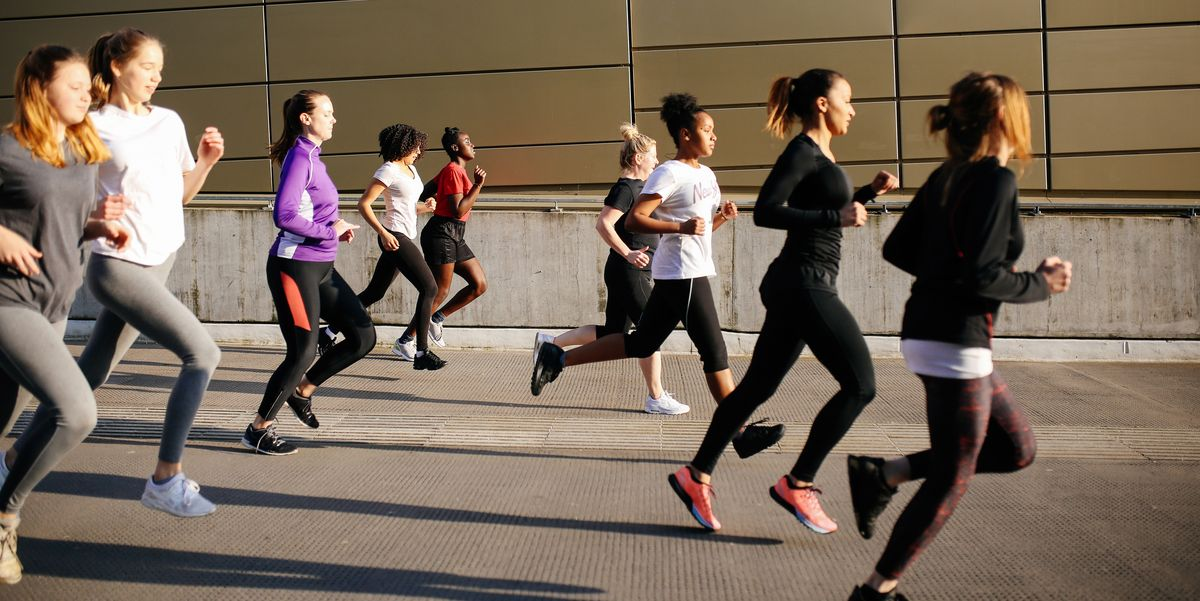
#> input picture RunningStockPhoto.jpeg, 1200 x 601 px
$ jupyter execute 'Edge Detection.ipynb'
#> lines starting #> are read from the running program, lines starting #| are printed output that depends on the picture
[cell 1]
import cv2
import matplotlib.pyplot as plt
import os

# Load Image

[cell 2]
img_path = os.path.join('RunningStockPhoto.jpeg')

[cell 3]
# Read Image
img = cv2.imread(img_path)
#> img is the input picture: shape (601, 1200, 3); mean B, G, R 88, 103, 119.1

[cell 4]
# Image After Recoloring
img_recolor = cv2.cvtColor(img, cv2.COLOR_BGR2RGB)
plt.imshow(img_recolor)

# Apply Canny Edge Detection

[cell 5]
canny = cv2.Canny(img_recolor, threshold1=180, threshold2=300)
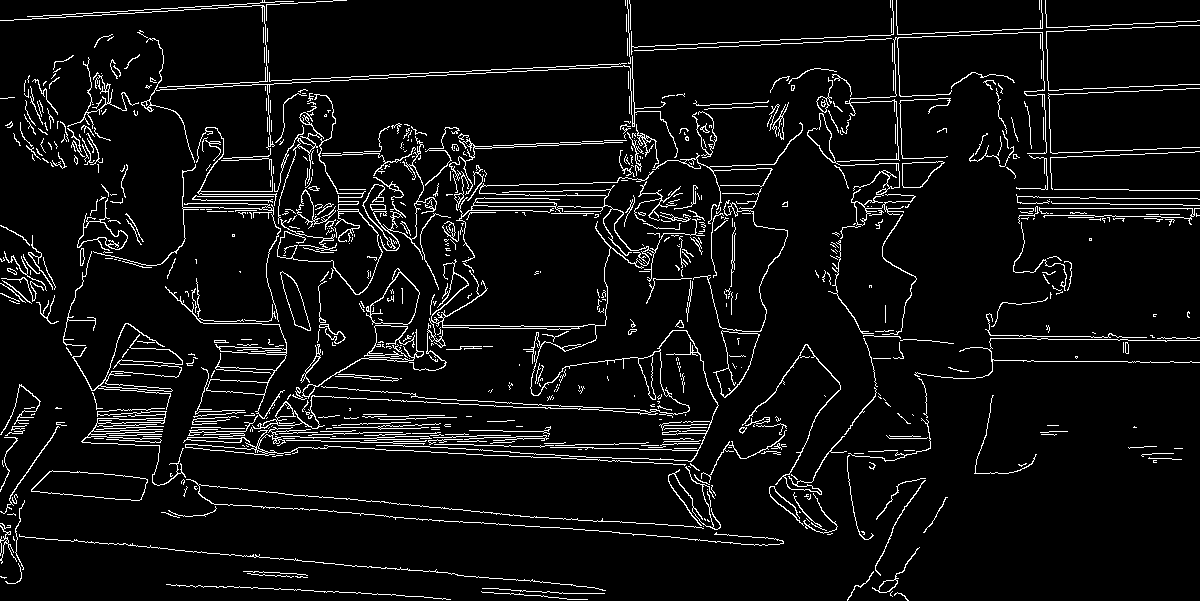
#> canny: shape (601, 1200); 6.2% white in thin lines or dots
plt.imshow(canny)

# Apply Gaussian Blur

[cell 6]
blr = cv2.GaussianBlur(img, (5,5), 0)
canny = cv2.Canny(blr, threshold1=180, threshold2=300)
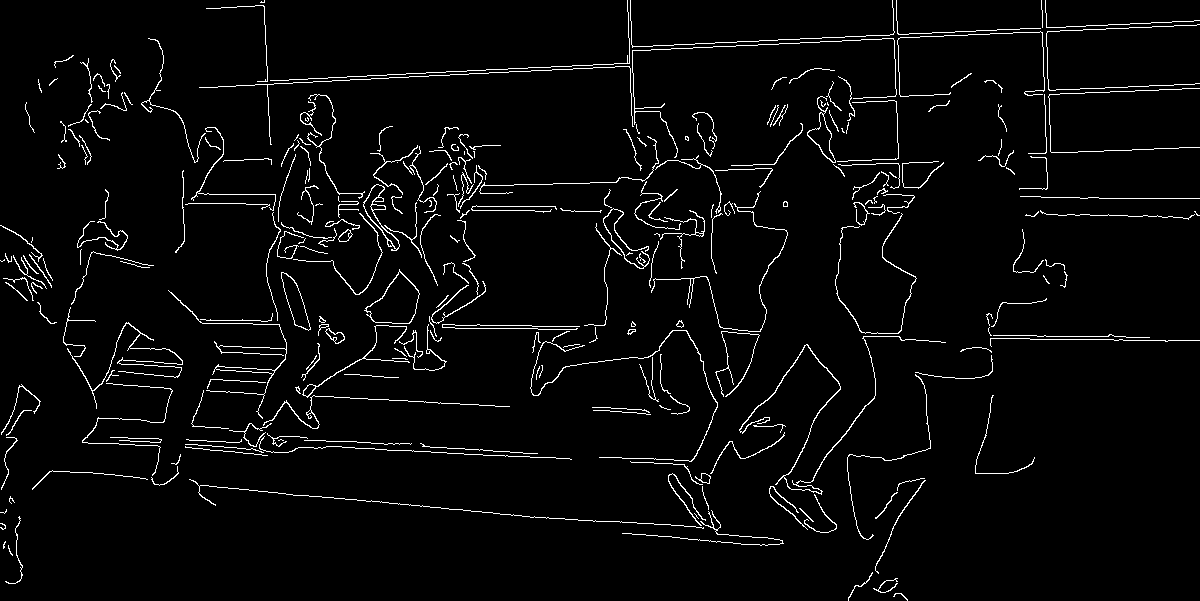
#> canny: shape (601, 1200); 3.5% white in thin lines or dots
plt.imshow(canny)

# Apply Blur and Greyscale

[cell 7]
gry = cv2.cvtColor(img, cv2.COLOR_BGR2GRAY)
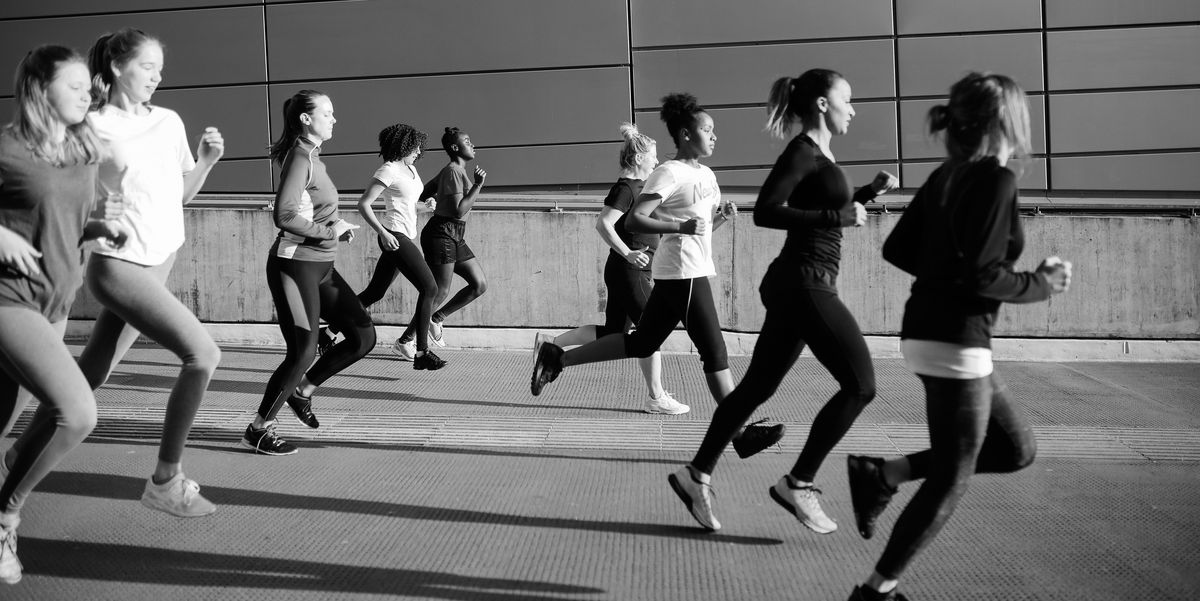
#> gry: shape (601, 1200); min 0, max 255, mean 106.1
blr = cv2.GaussianBlur(gry, (5,5), 0)
#> blr: shape (601, 1200)
canny = cv2.Canny(blr, threshold1=210, threshold2=300)
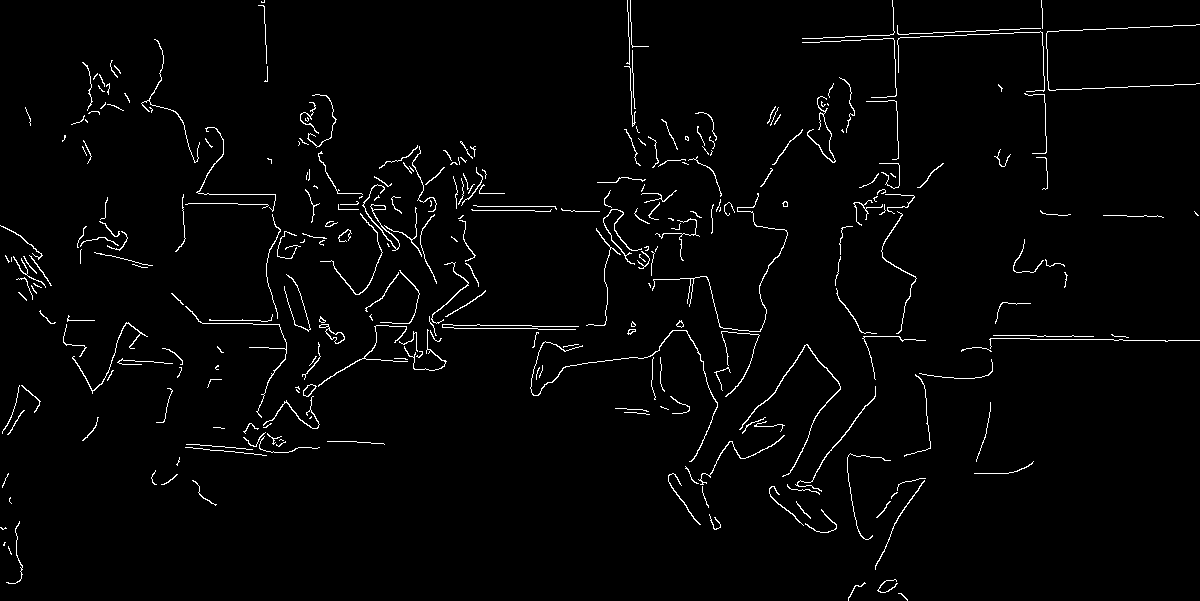
#> canny: shape (601, 1200); 2.2% white in thin lines or dots
plt.imshow(canny)

# Exporting Image

[cell 8]
cv2.imwrite('CannyEdgeDetection.jpg', canny)
#> Out = True
